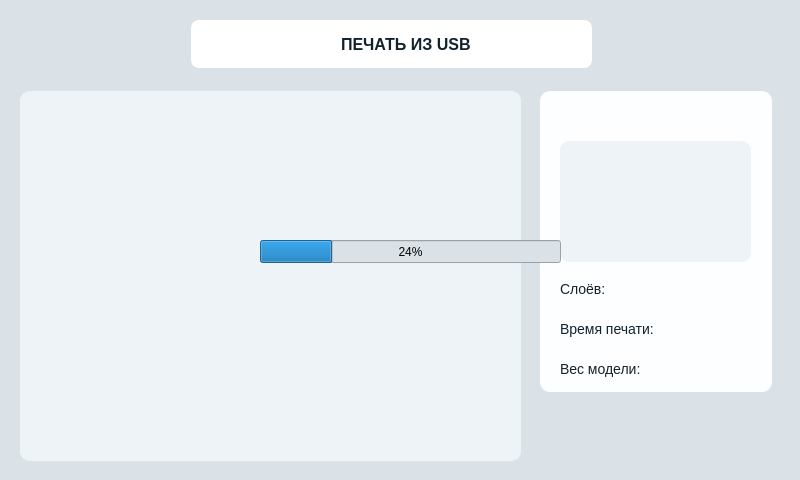
<?xml version="1.0" encoding="UTF-8"?>
<ui version="4.0">
 <class>UsbPrintWindow</class>
 <widget class="QMainWindow" name="UsbPrintWindow">
  <property name="geometry">
   <rect>
    <x>0</x>
    <y>0</y>
    <width>800</width>
    <height>480</height>
   </rect>
  </property>
  <property name="windowTitle">
   <string>MainWindow</string>
  </property>
  <property name="styleSheet">
   <string notr="true">background-color: rgb(218, 226, 232);</string>
  </property>
  <widget class="QWidget" name="centralwidget">
   <widget class="QFrame" name="frame">
    <property name="geometry">
     <rect>
      <x>191</x>
      <y>20</y>
      <width>401</width>
      <height>48</height>
     </rect>
    </property>
    <property name="styleSheet">
     <string notr="true">background-color: rgb(255, 255, 255);
border-radius: 8px;</string>
    </property>
    <property name="frameShape">
     <enum>QFrame::StyledPanel</enum>
    </property>
    <property name="frameShadow">
     <enum>QFrame::Raised</enum>
    </property>
    <widget class="QLabel" name="label">
     <property name="geometry">
      <rect>
       <x>150</x>
       <y>14</y>
       <width>171</width>
       <height>20</height>
      </rect>
     </property>
     <property name="styleSheet">
      <string notr="true">color: #12222D;
font-family: 'RF Dewi';
font-style: normal;
font-weight: 700;
font-size: 16px;
line-height: 120%;
text-align: center;</string>
     </property>
     <property name="text">
      <string>ПЕЧАТЬ ИЗ USB</string>
     </property>
    </widget>
   </widget>
   <widget class="QLabel" name="label_2">
    <property name="geometry">
     <rect>
      <x>686</x>
      <y>30</y>
      <width>94</width>
      <height>31</height>
     </rect>
    </property>
    <property name="text">
     <string/>
    </property>
    <property name="pixmap">
     <pixmap resource="res.qrc">:/res/img/logo.png</pixmap>
    </property>
    <property name="scaledContents">
     <bool>true</bool>
    </property>
   </widget>
   <widget class="QLabel" name="label_16">
    <property name="geometry">
     <rect>
      <x>20</x>
      <y>20</y>
      <width>151</width>
      <height>48</height>
     </rect>
    </property>
    <property name="text">
     <string/>
    </property>
    <property name="pixmap">
     <pixmap resource="res.qrc">:/res/img/back.png</pixmap>
    </property>
    <property name="scaledContents">
     <bool>false</bool>
    </property>
   </widget>
   <widget class="QPushButton" name="backButton">
    <property name="geometry">
     <rect>
      <x>10</x>
      <y>10</y>
      <width>171</width>
      <height>61</height>
     </rect>
    </property>
    <property name="focusPolicy">
     <enum>Qt::NoFocus</enum>
    </property>
    <property name="styleSheet">
     <string notr="true">background-color: transparent;
border : 0;</string>
    </property>
    <property name="text">
     <string/>
    </property>
   </widget>
   <widget class="QFrame" name="frame_3">
    <property name="geometry">
     <rect>
      <x>20</x>
      <y>91</y>
      <width>501</width>
      <height>370</height>
     </rect>
    </property>
    <property name="styleSheet">
     <string notr="true">background: #EDF3F6;
border-radius: 10px;</string>
    </property>
    <property name="frameShape">
     <enum>QFrame::StyledPanel</enum>
    </property>
    <property name="frameShadow">
     <enum>QFrame::Raised</enum>
    </property>
    <widget class="QListView" name="listView">
     <property name="geometry">
      <rect>
       <x>10</x>
       <y>10</y>
       <width>481</width>
       <height>351</height>
      </rect>
     </property>
    </widget>
   </widget>
   <widget class="QFrame" name="frame_4">
    <property name="geometry">
     <rect>
      <x>540</x>
      <y>91</y>
      <width>232</width>
      <height>301</height>
     </rect>
    </property>
    <property name="styleSheet">
     <string notr="true">background: #FDFEFF;
border-radius: 10px;</string>
    </property>
    <property name="frameShape">
     <enum>QFrame::StyledPanel</enum>
    </property>
    <property name="frameShadow">
     <enum>QFrame::Raised</enum>
    </property>
    <widget class="QLabel" name="modelNameLabel">
     <property name="geometry">
      <rect>
       <x>10</x>
       <y>14</y>
       <width>211</width>
       <height>20</height>
      </rect>
     </property>
     <property name="styleSheet">
      <string notr="true">color: #12222D;
font-family: 'RF Dewi';
font-style: normal;
font-weight: 700;
font-size: 16px;</string>
     </property>
     <property name="text">
      <string/>
     </property>
     <property name="alignment">
      <set>Qt::AlignCenter</set>
     </property>
    </widget>
    <widget class="QFrame" name="frame_5">
     <property name="geometry">
      <rect>
       <x>20</x>
       <y>50</y>
       <width>191</width>
       <height>121</height>
      </rect>
     </property>
     <property name="styleSheet">
      <string notr="true">background: #EDF3F6;
border-radius: 10px;</string>
     </property>
     <property name="frameShape">
      <enum>QFrame::StyledPanel</enum>
     </property>
     <property name="frameShadow">
      <enum>QFrame::Raised</enum>
     </property>
     <widget class="QLabel" name="imageLabel">
      <property name="geometry">
       <rect>
        <x>0</x>
        <y>0</y>
        <width>191</width>
        <height>121</height>
       </rect>
      </property>
      <property name="text">
       <string/>
      </property>
     </widget>
    </widget>
    <widget class="QLabel" name="label_7">
     <property name="geometry">
      <rect>
       <x>20</x>
       <y>230</y>
       <width>101</width>
       <height>16</height>
      </rect>
     </property>
     <property name="styleSheet">
      <string notr="true">color: #12222D;
font-family: 'RF Dewi';
font-style: normal;
font-size: 14px;</string>
     </property>
     <property name="text">
      <string>Время печати:</string>
     </property>
    </widget>
    <widget class="QLabel" name="label_8">
     <property name="geometry">
      <rect>
       <x>20</x>
       <y>270</y>
       <width>81</width>
       <height>16</height>
      </rect>
     </property>
     <property name="styleSheet">
      <string notr="true">color: #12222D;
font-family: 'RF Dewi';
font-style: normal;
font-size: 14px;</string>
     </property>
     <property name="text">
      <string>Вес модели:</string>
     </property>
    </widget>
    <widget class="QLabel" name="label_6">
     <property name="geometry">
      <rect>
       <x>20</x>
       <y>190</y>
       <width>61</width>
       <height>16</height>
      </rect>
     </property>
     <property name="styleSheet">
      <string notr="true">color: #12222D;
font-family: 'RF Dewi';
font-style: normal;
font-size: 14px;</string>
     </property>
     <property name="text">
      <string>Слоёв:</string>
     </property>
    </widget>
    <widget class="QLabel" name="layersLabel">
     <property name="geometry">
      <rect>
       <x>90</x>
       <y>186</y>
       <width>121</width>
       <height>20</height>
      </rect>
     </property>
     <property name="styleSheet">
      <string notr="true">font-family: 'RF Dewi';
font-style: normal;
font-weight: 700;
font-size: 14px;
line-height: 130%;
color: #12222D;</string>
     </property>
     <property name="text">
      <string/>
     </property>
     <property name="alignment">
      <set>Qt::AlignRight|Qt::AlignTrailing|Qt::AlignVCenter</set>
     </property>
    </widget>
    <widget class="QLabel" name="timeLabel">
     <property name="geometry">
      <rect>
       <x>120</x>
       <y>227</y>
       <width>91</width>
       <height>20</height>
      </rect>
     </property>
     <property name="styleSheet">
      <string notr="true">font-family: 'RF Dewi';
font-style: normal;
font-weight: 700;
font-size: 14px;
line-height: 130%;
color: #12222D;</string>
     </property>
     <property name="text">
      <string/>
     </property>
     <property name="alignment">
      <set>Qt::AlignRight|Qt::AlignTrailing|Qt::AlignVCenter</set>
     </property>
    </widget>
    <widget class="QLabel" name="weightLabel">
     <property name="geometry">
      <rect>
       <x>120</x>
       <y>266</y>
       <width>91</width>
       <height>20</height>
      </rect>
     </property>
     <property name="styleSheet">
      <string notr="true">font-family: 'RF Dewi';
font-style: normal;
font-weight: 700;
font-size: 14px;
line-height: 130%;
color: #12222D;</string>
     </property>
     <property name="text">
      <string/>
     </property>
     <property name="alignment">
      <set>Qt::AlignRight|Qt::AlignTrailing|Qt::AlignVCenter</set>
     </property>
    </widget>
   </widget>
   <widget class="QLabel" name="startLabel">
    <property name="enabled">
     <bool>false</bool>
    </property>
    <property name="geometry">
     <rect>
      <x>540</x>
      <y>403</y>
      <width>232</width>
      <height>61</height>
     </rect>
    </property>
    <property name="text">
     <string/>
    </property>
    <property name="pixmap">
     <pixmap resource="res.qrc">:/res/img/start_print.png</pixmap>
    </property>
   </widget>
   <widget class="QLabel" name="connectionWifi">
    <property name="geometry">
     <rect>
      <x>610</x>
      <y>20</y>
      <width>48</width>
      <height>48</height>
     </rect>
    </property>
    <property name="text">
     <string/>
    </property>
    <property name="pixmap">
     <pixmap resource="res.qrc">:/res/img/noSignal.png</pixmap>
    </property>
   </widget>
   <widget class="QPushButton" name="startButton">
    <property name="enabled">
     <bool>false</bool>
    </property>
    <property name="geometry">
     <rect>
      <x>530</x>
      <y>400</y>
      <width>251</width>
      <height>71</height>
     </rect>
    </property>
    <property name="focusPolicy">
     <enum>Qt::NoFocus</enum>
    </property>
    <property name="styleSheet">
     <string notr="true">background-color: transparent;
border : 0;</string>
    </property>
    <property name="text">
     <string/>
    </property>
   </widget>
   <widget class="QProgressBar" name="progressBar">
    <property name="enabled">
     <bool>true</bool>
    </property>
    <property name="geometry">
     <rect>
      <x>260</x>
      <y>240</y>
      <width>301</width>
      <height>23</height>
     </rect>
    </property>
    <property name="value">
     <number>24</number>
    </property>
   </widget>
  </widget>
 </widget>
 <resources>
  <include location="res.qrc"/>
 </resources>
 <connections/>
</ui>
